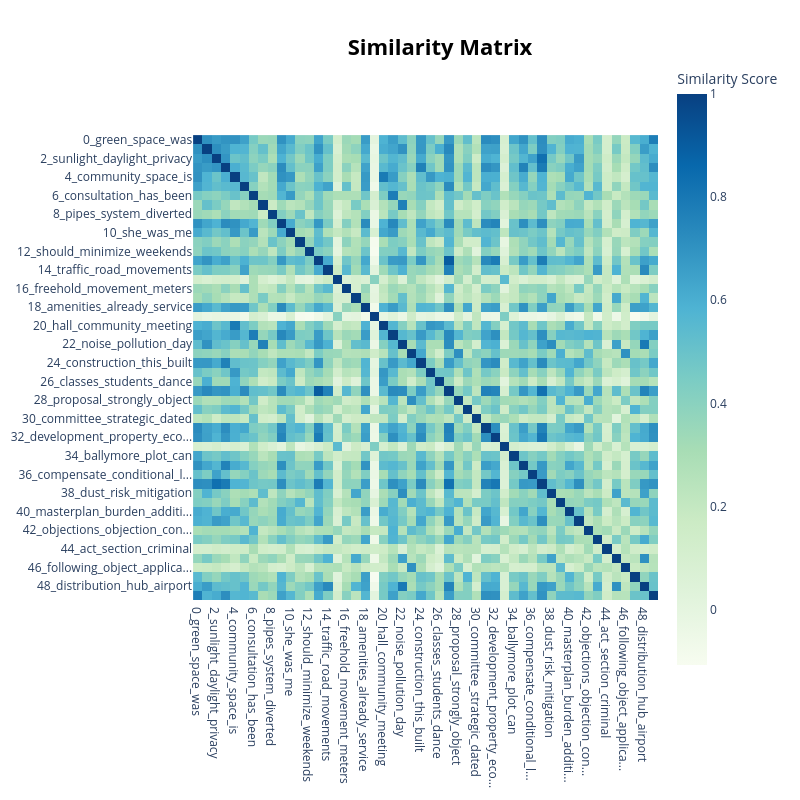

Notebook code for this chart:
### Code cell
topic_model_no_place.visualize_heatmap()

### Figure 1 — Plotly figure (JSON) as saved in the notebook; plotly's stock layout.template omitted (floating-point values rounded to 4 significant figures; data arrays with more than 128 entries replaced by an {"elided": "..."} marker saying what was removed)
{"data": [{"coloraxis": "coloraxis", "hovertemplate": "x: %{x}<br>y: %{y}<br>Similarity Score: %{z}<extra></extra>", "name": "0", "type": "heatmap", "x": ["0_green_space_was", "1_school_nursery_next", "2_sunlight_daylight_privacy", "3_height_street_high", "4_community_space_is", "5_parking_car_already", "6_consultation_has_been", "7_noise_plant_acoustic", "8_pipes_system_diverted", "9_housing_flats_affordable", "10_she_was_me", "11_subject_planning_water", "12_should_minimize_weekends", "13_access_subsequently_flow", "14_traffic_road_movements", "15_thank_dear_you", "16_freehold_movement_meters", "17_quality_air_neutral", "18_amenities_already_service", "19_mcintosh_gavin_striesow", "20_hall_community_meeting", "21_objected_residents_comme...", "22_noise_pollution_day", "23_object_strongly_reasons", "24_construction_this_built", "25_dh_amct_groups", "26_classes_students_dance", "27_will_access_increase", "28_proposal_strongly_object", "29_retail_space_units", "30_committee_strategic_dated", "31_dock_marina_flats", "32_development_property_eco...", "33_reference_date_th", "34_ballymore_plot_can", "35_density_further_site", "36_compensate_conditional_l...", "37_negatively_impact_will", "38_dust_risk_mitigation", "39_planning_application_obj...", "40_masterplan_burden_additi...", "41_lock_properties_resident...", "42_objections_objection_con...", "43_dlr_tfl_bus", "44_act_section_criminal", "45_emissions_vessels_release", "46_following_object_applica...", "47_commercial_units_lay", "48_distribution_hub_airport", "49_unattractive_railings_pr..."], "xaxis": "x", "y": ["0_green_space_was", "1_school_nursery_next", "2_sunlight_daylight_privacy", "3_height_street_high", "4_community_space_is", "5_parking_car_already", "6_consultation_has_been", "7_noise_plant_acoustic", "8_pipes_system_diverted", "9_housing_flats_affordable", "10_she_was_me", "11_subject_planning_water", "12_should_minimize_weekends", "13_access_subsequently_flow", "14_traffic_road_movements", "15_thank_dear_you", "16_freehold_movement_meters", "17_quality_air_neutral", "18_amenities_already_service", "19_mcintosh_gavin_striesow", "20_hall_community_meeting", "21_objected_residents_comme...", "22_noise_pollution_day", "23_object_strongly_reasons", "24_construction_this_built", "25_dh_amct_groups", "26_classes_students_dance", "27_will_access_increase", "28_proposal_strongly_object", "29_retail_space_units", "30_committee_strategic_dated", "31_dock_marina_flats", "32_development_property_eco...", "33_reference_date_th", "34_ballymore_plot_can", "35_density_further_site", "36_compensate_conditional_l...", "37_negatively_impact_will", "38_dust_risk_mitigation", "39_planning_application_obj...", "40_masterplan_burden_additi...", "41_lock_properties_resident...", "42_objections_objection_con...", "43_dlr_tfl_bus", "44_act_section_criminal", "45_emissions_vessels_release", "46_following_object_applica...", "47_commercial_units_lay", "48_distribution_hub_airport", "49_unattractive_railings_pr..."], "yaxis": "y", "z": {"elided": "50x50 float values"}}], "layout": {"coloraxis": {"colorbar": {"title": {"text": "Similarity Score"}}, "colorscale": [[0, "rgb(247,252,240)"], [0.125, "rgb(224,243,219)"], [0.25, "rgb(204,235,197)"], [0.375, "rgb(168,221,181)"], [0.5, "rgb(123,204,196)"], [0.625, "rgb(78,179,211)"], [0.75, "rgb(43,140,190)"], [0.875, "rgb(8,104,172)"], [1, "rgb(8,64,129)"]]}, "height": 800, "hoverlabel": {"bgcolor": "white", "font": {"family": "Rockwell", "size": 16}}, "legend": {"title": {"text": "Trend"}}, "margin": {"t": 60}, "showlegend": true, "title": {"font": {"color": "Black", "size": 22}, "text": "<b>Similarity Matrix</b>", "x": 0.55, "xanchor": "center", "y": 0.95, "yanchor": "top"}, "width": 800, "xaxis": {"anchor": "y", "constrain": "domain", "domain": [0, 1], "scaleanchor": "y"}, "yaxis": {"anchor": "x", "autorange": "reversed", "constrain": "domain", "domain": [0, 1]}}}
